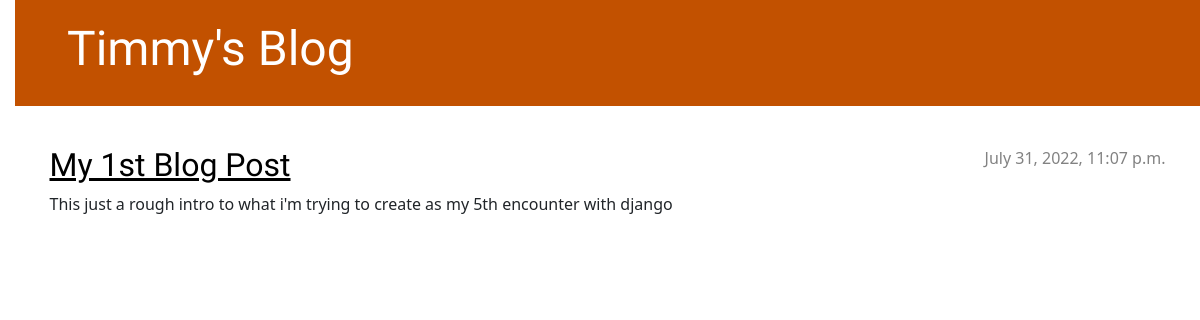
The app's page /, older data.
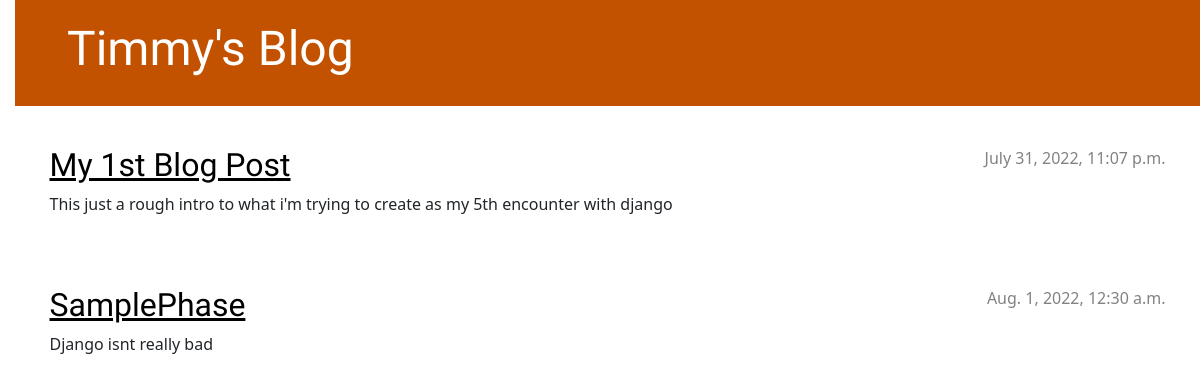
The same page, newer data.
### blog/models.py (models this page shows, shortened)
class Post(models.Model):
    author = models.ForeignKey(settings.AUTH_USER_MODEL, on_delete=models.CASCADE)
    title = models.CharField(max_length=200)
    text = models.TextField()
    created_at = models.DateTimeField(default = timezone.now)
    published_date = models.DateTimeField(blank=True, null=True)

### blog/views.py (the view)
# urls.py: path('', views.post_list, name='post_list'),
def post_list(request):
    posts = Post.objects.filter(published_date__lte=timezone.now()).order_by('published_date')
    return render(request, 'blog/post_list.html', {'posts': posts})

### blog/templates/blog/post_list.html
{% extends 'blog/base.html' %}
{% block content %}
    {% for post in posts %}
        <article class="post">
            <time class="date">
                {{ post.published_date }}
            </time>
            <h2><a href="{% url 'post_detail' pk=post.pk %}">{{ post.title }}</a></h2>
            <p>{{ post.text|linebreaksbr }}</p>
        </article>
    {% endfor %}
{% endblock %}

Row changes from the older to the newer data that the page shows:
added Post: published_date "Aug. 1, 2022, 12:30 a.m.", title "SamplePhase", text "Django isnt really bad"
